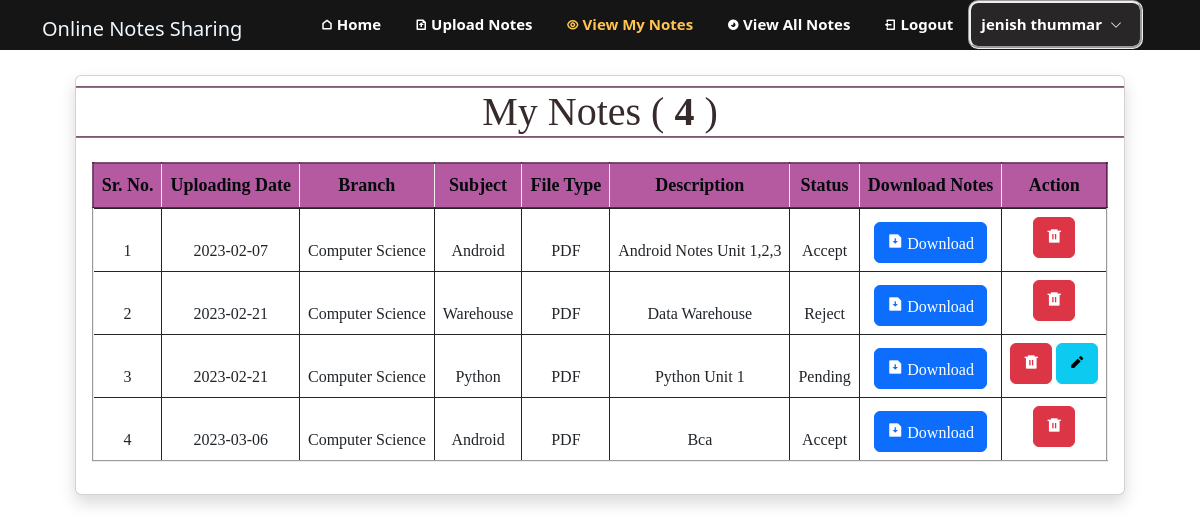
The app's page /view_mynotes (signed in) with its own data.
### notes/models.py (models this page shows, shortened)
class Notes(models.Model):
    user = models .ForeignKey(User,on_delete=models.CASCADE)
    uploadingdate = models.CharField(max_length=30)
    branch = models.CharField(max_length=30)
    subject = models.CharField(max_length=30)
    notesfile = models.FileField(null=True)
    filetype = models.CharField(max_length=30,null=True)
    description = models.CharField(max_length=200,null=True)
    status = models.CharField(max_length=15)

### notes/views.py (the view)
# urls.py: path('view_mynotes',view_mynotes,name='view_mynotes'),
def view_mynotes(request):
    if not request.user.is_authenticated:
        return redirect('login')
    user = User.objects.get(id=request.user.id)
    notes = Notes.objects.filter(user = user)
    accept = Notes.objects.filter(status = "pending")
    s = notes.count()
    d = {
        'notes':notes , 'accept':accept ,'s':s
    }
    return render(request,'view_mynotes.html',d)

### notes/templates/view_mynotes.html (shortened to what this page needs)
{% extends 'user_navigation.html' %}
{% load static %}
{% block user %}
<div class="container" id="all">
    <div class="card shadow">
        <h1 style="text-align: center; font-family: Castellar; border-top: groove 2px rgba(144, 6, 114, 0.663);
        border-bottom: groove 2px rgba(144, 6, 114, 0.663);  color: #100101d6;">My Notes (<b> {{s}} </b>)</h1>
        <div class="card-body" id="card">
            <table class="table table-bordered" id="myTable">
                <thead >
                    <tr class="text-center" id="trh">
                        <th>Sr. No.</th>
                        <th>Uploading Date</th>
                        <th>Branch</th>
                        <th>Subject</th>
                        <th>File Type</th>
                        <th>Description</th>
                        <th>Status</th>
                        <th>Download Notes</th>
                        <th>Action</th>
                    </tr>
                    <tr>
                        {% for i in notes %}
                            <tr>
                                <td>{{forloop.counter}}</td>
                                <td>{{i.uploadingdate}}</td>
                                <td>{{i.branch}}</td>
                                <td>{{i.subject}}</td>
                                <td>{{i.filetype}}</td>
                                <td>{{i.description}}</td>
                                <td>{{i.status}}</td>
                                <td>
                                    <a href="{{i.notesfile.url}}"  class="btn btn-primary" download>
                                    <i class="ri-file-download-fill"> Download</i>
                                    </a>
                                </td>
                                <td>
                                    <a href="{% url 'delete_mynotes' i.id  %}" class="btn btn-danger" style="margin-bottom: 5px;" onclick="return confirm('Are You Sure?')">
                                    <i class="ri-delete-bin-6-fill"></i>
                                    </a>
                                    {% if i.status == "pending" %}
                                    <a href="{% url 'edit_mynotes' i.id  %}" style="margin-bottom: 5px;" class="btn btn-info" >
                                        <i class="ri-pencil-fill"></i>
                                    </a>
                                    {% endif %}
                                </td>
                            </tr>
                        {% endfor %}
                    </tr>
                </thead>
            </table>
        </div>
    </div>
</div>
{% endblock %}

### notes/templates/user_navigation.html (shortened to what this page needs)
{% load static %}
<!DOCTYPE html>
<html lang="en">
    <head>
        <link href="{% static 'vendor/aos/aos.css' %}" rel="stylesheet">
        <link href="{% static 'vendor/bootstrap/css/bootstrap.min.css' %}" rel="stylesheet">
        <link href="{% static 'vendor/bootstrap-icons/bootstrap-icons.css' %}" rel="stylesheet">
        <link href="{% static 'vendor/boxicons/css/boxicons.min.css' %}" rel="stylesheet">
        <link href="{% static 'vendor/glightbox/css/glightbox.min.css' %}" rel="stylesheet">
        <link href="{% static 'vendor/remixicon/remixicon.css' %}" rel="stylesheet">
        <link href="{% static 'vendor/swiper/swiper-bundle.min.css' %}" rel="stylesheet">
        <link href="{% static 'css/popup_style.css' %}" rel="stylesheet">
    <body>
        <header id="header" class="fixed-top " >
            <div class="container d-flex align-items-center justify-content-lg-between ">
                <h1 class="logo me-auto me-lg-0" >Online Notes Sharing</h1>
                <nav id="navbar" class="navbar ">
                <ul>
                    <li><a class="nav-link scrollto {% if request.path == '/user_profile' %} active {% endif %}" href="{% url 'user_profile' %}">
                         Home </a>
                    </li>
                    <li><a class="nav-link scrollto {% if request.path == '/upload_notes' %} active {% endif %}" href="{% url 'upload_notes' %}">
                         Upload Notes </a>
                    </li>
                    <li><a class="nav-link scrollto {% if request.path == '/view_mynotes' %} active {% endif %}" href="{% url 'view_mynotes' %}">
                         View My Notes </a>
                    </li>
                    <li><a class="nav-link scrollto {% if request.path == '/view_all_notes' %} active {% endif %}" href="{% url 'view_all_notes' %}">
                         View All Notes </a>
                    </li>
                    <li><a class="nav-link scrollto" href="{% url 'logout' %}">
                         Logout </a>
                    </li>
                    <li class="dropdown">
                        <a style="background-color: #443f3f69; border-style:  groove; border-radius: 10px; padding
                            : 10px; margin-left: 15px; margin-right: 15px;" class="nav-link scrollto {% if request.path == '/edit_profile' %} active {% endif %}
                            {% if request.path == '/change_password' %} active {% endif %}" href="#">
                                <span> {{request.user.first_name}} <span> {{request.user.last_name}} </span> </span>
                                <i class=" mx-2 bi bi-chevron-down "></i>
                        </a>
                            </li>
                        </ul>
                </nav>
            </div>
        </header>
        {% block user %}
        {% endblock %}
    </body>
</html>

### notes/templates/user_navigation.html (style rules this page uses)
.logo { padding-top: 7px; color: aliceblue; text-align: center; font-size: 20px; }
.fixed-top { background-color: #151515; height: 50px; }
.navbar { padding: 0; }
.navbar ul { margin: 0; padding: 0; display: flex; list-style: none; align-items: center; }
.navbar li { position: relative; }
.navbar a, .navbar a:focus { display: flex; align-items: center; justify-content: space-between; padding: 10px 0 10px 30px; font-size: 15px; font-weight: 600; color: #fff; white-space: nowrap; transition: 0.3s; }
.navbar a i, .navbar a:focus i { font-size: 12px; line-height: 0; margin-left: 5px; }
.navbar a:hover, .navbar .active, .navbar .active:focus, .navbar li:hover>a { color: #ffc451; }

### notes/templates/view_mynotes.html (style rules this page uses)
#all { margin-top: 75px; width: fit-content; }
h1 { margin-top: 10px; }
#trh { background-color: rgba(144, 6, 114, 0.663); border: groove 2px rgba(144, 6, 114, 0.663); }
th { font-family:Baskerville Old Face; font-size: 18px; color: rgb(6, 10, 13); border: groove 2px; }
td { text-transform: capitalize; font-family: Century Schoolbook; text-align: center; }
#myTable { border: groove 2px ; }

### records on screen
Notes: uploadingdate "2023-02-07", branch "Computer Science", subject "Android", filetype "PDF", description "Android Notes Unit 1,2,3", status "Accept"
Notes: uploadingdate "2023-02-21", branch "Computer Science", subject "Warehouse", filetype "PDF", description "Data Warehouse", status "Reject"
Notes: uploadingdate "2023-02-21", branch "Computer Science", subject "Python", filetype "PDF", description "Python Unit 1", status "Pending"
Notes: uploadingdate "2023-03-06", branch "Computer Science", subject "Android", filetype "PDF", description "Bca", status "Accept"

### other values on screen
{{ request.user.first_name }} "jenish"
{{ request.user.last_name }} "thummar"
{{ s }} "4"
